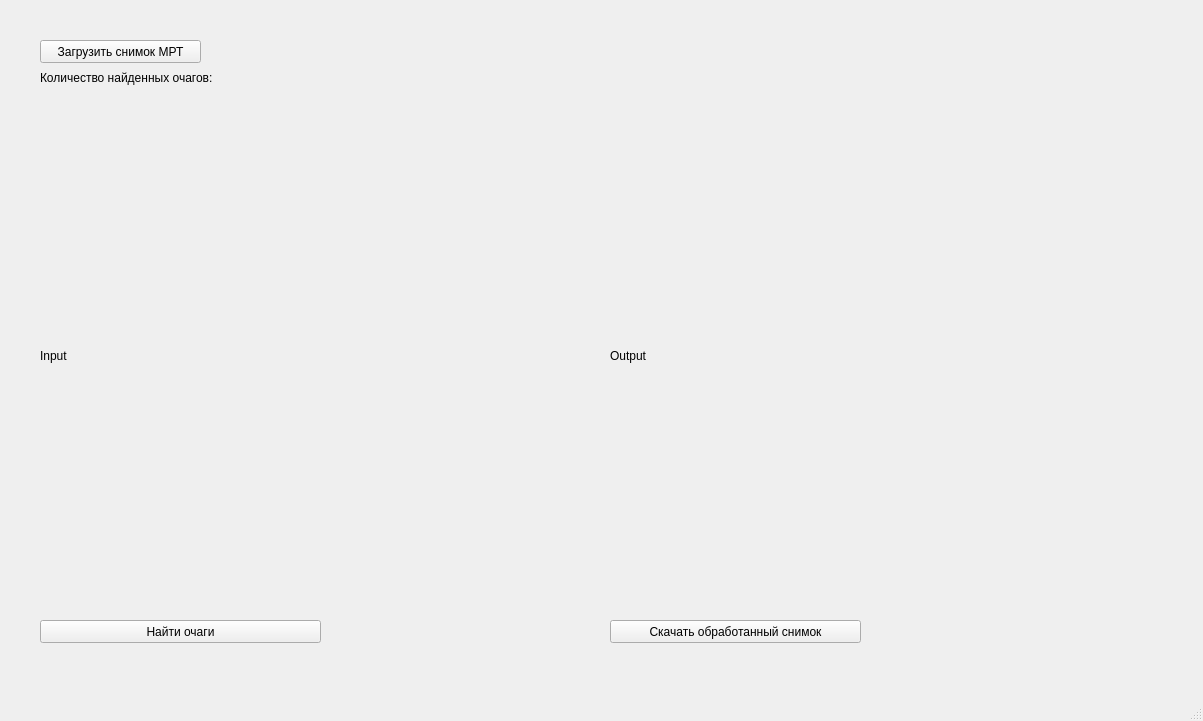
<?xml version="1.0" encoding="UTF-8"?>
<ui version="4.0">
 <class>MainWindow</class>
 <widget class="QMainWindow" name="MainWindow">
  <property name="geometry">
   <rect>
    <x>0</x>
    <y>0</y>
    <width>1203</width>
    <height>721</height>
   </rect>
  </property>
  <property name="windowTitle">
   <string>MainWindow</string>
  </property>
  <widget class="QWidget" name="centralwidget">
   <widget class="QPushButton" name="findStrokeButton">
    <property name="geometry">
     <rect>
      <x>40</x>
      <y>620</y>
      <width>281</width>
      <height>23</height>
     </rect>
    </property>
    <property name="text">
     <string>Найти очаги</string>
    </property>
   </widget>
   <widget class="QPushButton" name="loadButton">
    <property name="geometry">
     <rect>
      <x>40</x>
      <y>40</y>
      <width>161</width>
      <height>23</height>
     </rect>
    </property>
    <property name="text">
     <string>Загрузить снимок МРТ</string>
    </property>
   </widget>
   <widget class="QPushButton" name="downloadButton">
    <property name="geometry">
     <rect>
      <x>610</x>
      <y>620</y>
      <width>251</width>
      <height>23</height>
     </rect>
    </property>
    <property name="text">
     <string>Скачать обработанный снимок</string>
    </property>
   </widget>
   <widget class="QLabel" name="inputImage">
    <property name="geometry">
     <rect>
      <x>40</x>
      <y>100</y>
      <width>512</width>
      <height>512</height>
     </rect>
    </property>
    <property name="text">
     <string>Input</string>
    </property>
   </widget>
   <widget class="QLabel" name="outputImage">
    <property name="geometry">
     <rect>
      <x>610</x>
      <y>100</y>
      <width>512</width>
      <height>512</height>
     </rect>
    </property>
    <property name="text">
     <string>Output</string>
    </property>
   </widget>
   <widget class="QLabel" name="fileName">
    <property name="geometry">
     <rect>
      <x>220</x>
      <y>40</y>
      <width>871</width>
      <height>21</height>
     </rect>
    </property>
    <property name="text">
     <string/>
    </property>
   </widget>
   <widget class="QLabel" name="label">
    <property name="geometry">
     <rect>
      <x>40</x>
      <y>70</y>
      <width>231</width>
      <height>16</height>
     </rect>
    </property>
    <property name="text">
     <string>Количество найденных очагов: </string>
    </property>
   </widget>
  </widget>
  <widget class="QMenuBar" name="menubar">
   <property name="geometry">
    <rect>
     <x>0</x>
     <y>0</y>
     <width>1203</width>
     <height>21</height>
    </rect>
   </property>
  </widget>
  <widget class="QStatusBar" name="statusbar"/>
 </widget>
 <resources/>
 <connections/>
</ui>
